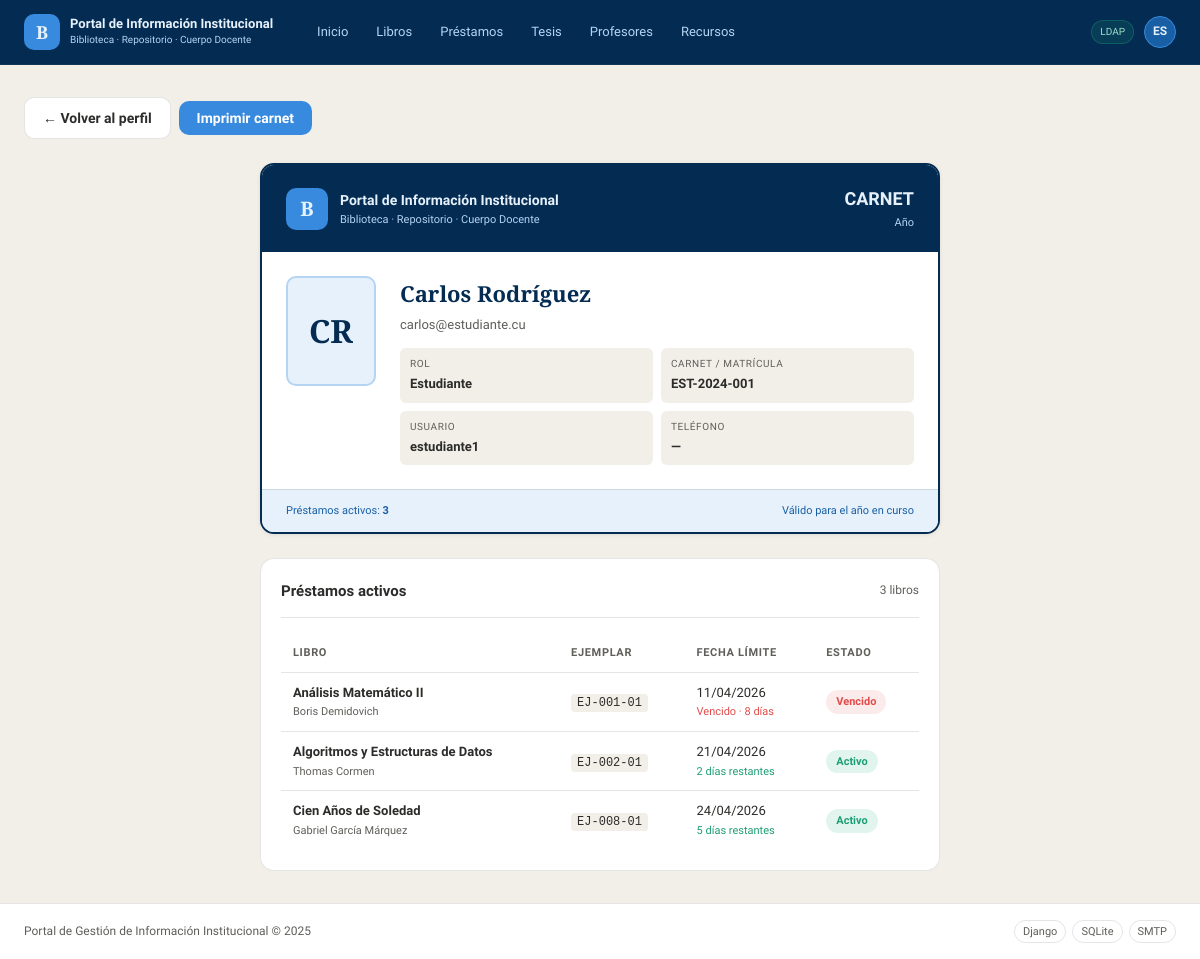
The page /biblioteca/mi-perfil/carnet/ (signed in) on the database as committed earlier.
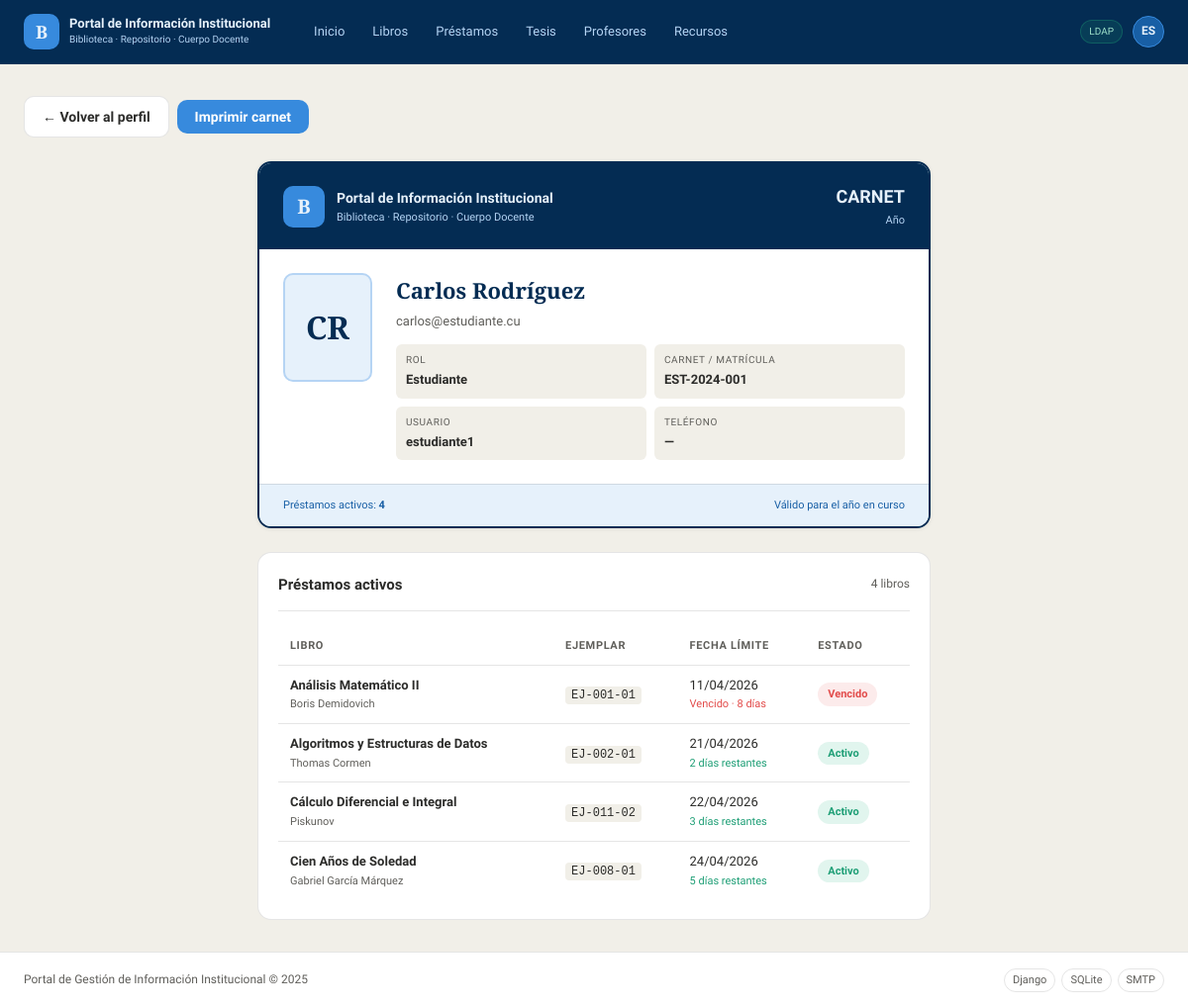
The same page on the database as committed later.
### biblioteca/models.py (models this page shows, shortened)
class Prestamo(models.Model):
    ESTADO_CHOICES = [
        ('activo',     'Activo'),
        ('devuelto',   'Devuelto'),
        ('vencido',    'Vencido'),
    ]
    ejemplar      = models.ForeignKey(Ejemplar, on_delete=models.PROTECT,
                                       related_name='prestamos')
    usuario       = models.ForeignKey(User, on_delete=models.PROTECT,
                                       related_name='prestamos')
    fecha_prestamo  = models.DateTimeField(auto_now_add=True)
    fecha_devolucion = models.DateField(verbose_name='Fecha límite de devolución')
    fecha_devuelto  = models.DateTimeField(null=True, blank=True)
    estado          = models.CharField(max_length=20, choices=ESTADO_CHOICES,
                                        default='activo')
    notas           = models.TextField(blank=True)
    registrado_por  = models.ForeignKey(User, on_delete=models.SET_NULL,
                                         null=True, related_name='prestamos_registrados')
    class Meta:
        verbose_name        = 'Préstamo'
        verbose_name_plural = 'Préstamos'
        ordering            = ['-fecha_prestamo']
    def esta_vencido(self):
        if self.estado == 'devuelto':
            return False
        return timezone.now().date() > self.fecha_devolucion
    def dias_restantes(self):
        delta = self.fecha_devolucion - timezone.now().date()
        return delta.days
    def dias_retraso(self):
        delta = timezone.now().date() - self.fecha_devolucion
        return delta.days if delta.days > 0 else 0

class Ejemplar(models.Model):
    ESTADO_CHOICES = [
        ('disponible', 'Disponible'),
        ('prestado',   'Prestado'),
        ('reservado',  'Reservado'),
        ('deteriorado','Deteriorado'),
    ]
    libro    = models.ForeignKey(Libro, on_delete=models.CASCADE, related_name='ejemplares')
    codigo   = models.CharField(max_length=50, unique=True, verbose_name='Código')
    estado   = models.CharField(max_length=20, choices=ESTADO_CHOICES, default='disponible')
    ubicacion = models.CharField(max_length=100, blank=True,
                                  verbose_name='Ubicación en estantería')
    notas    = models.TextField(blank=True)
    class Meta:
        verbose_name        = 'Ejemplar'
        verbose_name_plural = 'Ejemplares'

class Libro(models.Model):
    titulo    = models.CharField(max_length=300)
    autor     = models.CharField(max_length=200)
    editorial = models.CharField(max_length=200, blank=True)
    anio      = models.PositiveIntegerField(verbose_name='Año', null=True, blank=True)
    isbn      = models.CharField(max_length=20, blank=True, unique=True, null=True)
    categoria = models.ForeignKey(Categoria, on_delete=models.SET_NULL,
                                  null=True, blank=True, related_name='libros')
    descripcion  = models.TextField(blank=True)
    portada      = models.ImageField(upload_to='portadas/', null=True, blank=True)
    fecha_registro = models.DateTimeField(auto_now_add=True)
    class Meta:
        verbose_name        = 'Libro'
        verbose_name_plural = 'Libros'
        ordering            = ['titulo']

### biblioteca/views.py (the view)
# urls.py: path('mi-perfil/carnet/',                 views.carnet_biblioteca,   name='carnet_biblioteca'),
@login_required
def carnet_biblioteca(request):
    perfil, _ = PerfilUsuario.objects.get_or_create(usuario=request.user)
    prestamos_activos = Prestamo.objects.filter(
        usuario=request.user,
        estado__in=['activo', 'vencido']
    ).select_related('ejemplar__libro').order_by('fecha_devolucion')
    return render(request, 'biblioteca/carnet.html', {
        'perfil':           perfil,
        'prestamos_activos': prestamos_activos,
    })

### biblioteca/context_processors.py (called while the page is built, shortened)
def rol_usuario(request):
    if request.user.is_authenticated:
        rol = get_rol(request.user)
        return {
            'rol_usuario':        rol,
            'es_bibliotecario':   rol == 'bibliotecario' or request.user.is_staff,
            'es_estudiante':      rol == 'estudiante',
            'es_profesor':        rol == 'profesor',
            'es_visitante':       rol == 'visitante',
        }

### biblioteca/decoradores.py (called while the page is built)
def get_rol(user):
    try:
        return user.perfil.rol
    except PerfilUsuario.DoesNotExist:
        return 'visitante'

### biblioteca/models.py (called while the page is built)
    def iniciales(self):
        nombre = self.usuario.get_full_name() or self.usuario.username
        partes = nombre.split()
        return ''.join(p[0] for p in partes[:2]).upper()

### templates/biblioteca/carnet.html (shortened to what the changed rows need)
{% extends 'base.html' %}
{% block content %}
<div class="carnet-wrapper" style="max-width:680px; margin:0 auto;">
  <div style="background:white; border:2px solid var(--azul-oscuro);
              border-radius:var(--radio-lg); overflow:hidden;
              box-shadow:var(--sombra); margin-bottom:1.5rem;">
    <div style="background:var(--azul-fondo); padding:0.75rem 1.5rem;
                border-top:1px solid var(--borde);
                display:flex; align-items:center; justify-content:space-between;">
      <div style="font-size:11px; color:var(--azul);">
        Préstamos activos: <strong>{{ prestamos_activos.count }}</strong>
      </div>
    </div>
  </div>
  {% if prestamos_activos %}
  <div class="card">
    <div class="card__header">
      <div class="card__title">Préstamos activos</div>
      <span style="font-size:12px; color:var(--gris-medio);">
        {{ prestamos_activos.count }} libro{{ prestamos_activos.count|pluralize }}
      </span>
    </div>
    <div class="table-wrap">
      <table>
        <thead>
          <tr>
            <th>Libro</th>
            <th>Ejemplar</th>
            <th>Fecha límite</th>
            <th>Estado</th>
          </tr>
        </thead>
        <tbody>
          {% for p in prestamos_activos %}
          <tr>
            <td>
              <div style="font-weight:600; font-size:13px;">
                {{ p.ejemplar.libro.titulo }}
              </div>
              <div style="font-size:11px; color:var(--gris-medio);">
                {{ p.ejemplar.libro.autor }}
              </div>
            </td>
            <td>
              <code style="font-size:12px; background:var(--gris-fondo);
                           padding:2px 6px; border-radius:4px;">
                {{ p.ejemplar.codigo }}
              </code>
            </td>
            <td style="font-size:13px; white-space:nowrap;">
              {{ p.fecha_devolucion|date:"d/m/Y" }}
              {% if p.esta_vencido %}
                <div style="font-size:11px; color:var(--rojo);">
                  Vencido · {{ p.dias_retraso }} día{{ p.dias_retraso|pluralize }}
                </div>
              {% else %}
                <div style="font-size:11px; color:var(--verde);">
                  {{ p.dias_restantes }} día{{ p.dias_restantes|pluralize }} restantes
                </div>
              {% endif %}
            </td>
            <td>
              <span class="badge
                {% if p.estado == 'activo' %}badge--disponible
                {% else %}badge--prestado{% endif %}">
                {{ p.get_estado_display }}
              </span>
            </td>
          </tr>
          {% endfor %}
        </tbody>
      </table>
    </div>
  </div>
  {% else %}
  <div class="card" style="text-align:center; padding:1.5rem; color:var(--gris-medio);">
    No tienes préstamos activos en este momento.
  </div>
  {% endif %}
</div>
{% endblock %}

Rows that differ between the two databases and show on the page:
added Prestamo: ejemplar.libro.titulo "Cálculo Diferencial e Integral", ejemplar.libro.autor "Piskunov", ejemplar.codigo "EJ-011-02", fecha_devolucion "22/04/2026", dias_restantes "3", estado "Activo"
Other text that changed with them:
{{ prestamos_activos.count }}: "3" → "4"
